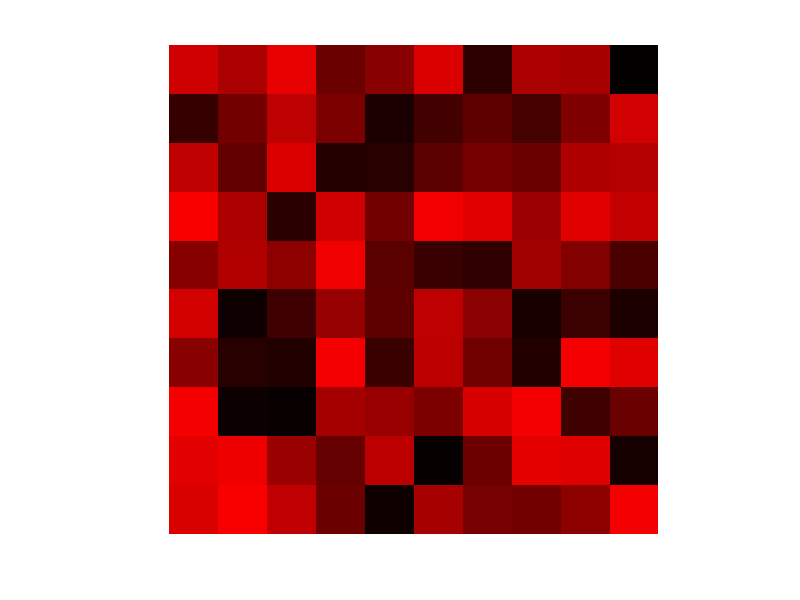
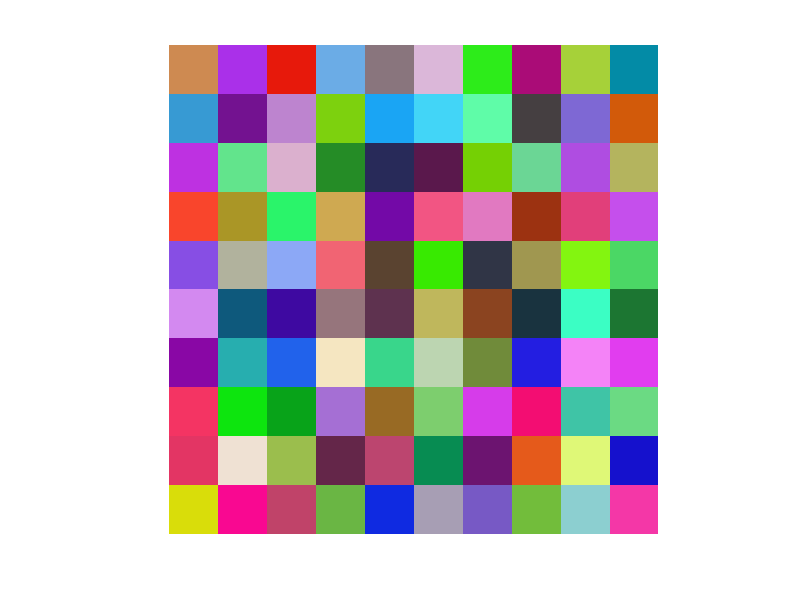

MATLAB code for these plots, in order:
clear all
close all
clc

%dimensions of each matrix
row = 10;
col = 10;

%Three 2D matrices (initialized to zero)
justZeros = zeros(row,col);

%3D matrix containing red,gre, and blu
img = cat(3,justZeros,justZeros,justZeros);

for k = 1:size(img,3)   %size of third dimension
    for i = 1:row       %traverses each row
        for j = 1:col   %traverses each column
            img(i,j,k) = uint8(255*rand);   %generate a random number 0-255
        end
    end
end

%extract red layer from img
red = img(:,:,1);   
%create 3D matrix red only (zero green, zero blue)
red_layer = cat(3,red,justZeros,justZeros);

figure
imshow(uint8(red_layer))
figure
imshow(uint8(img))